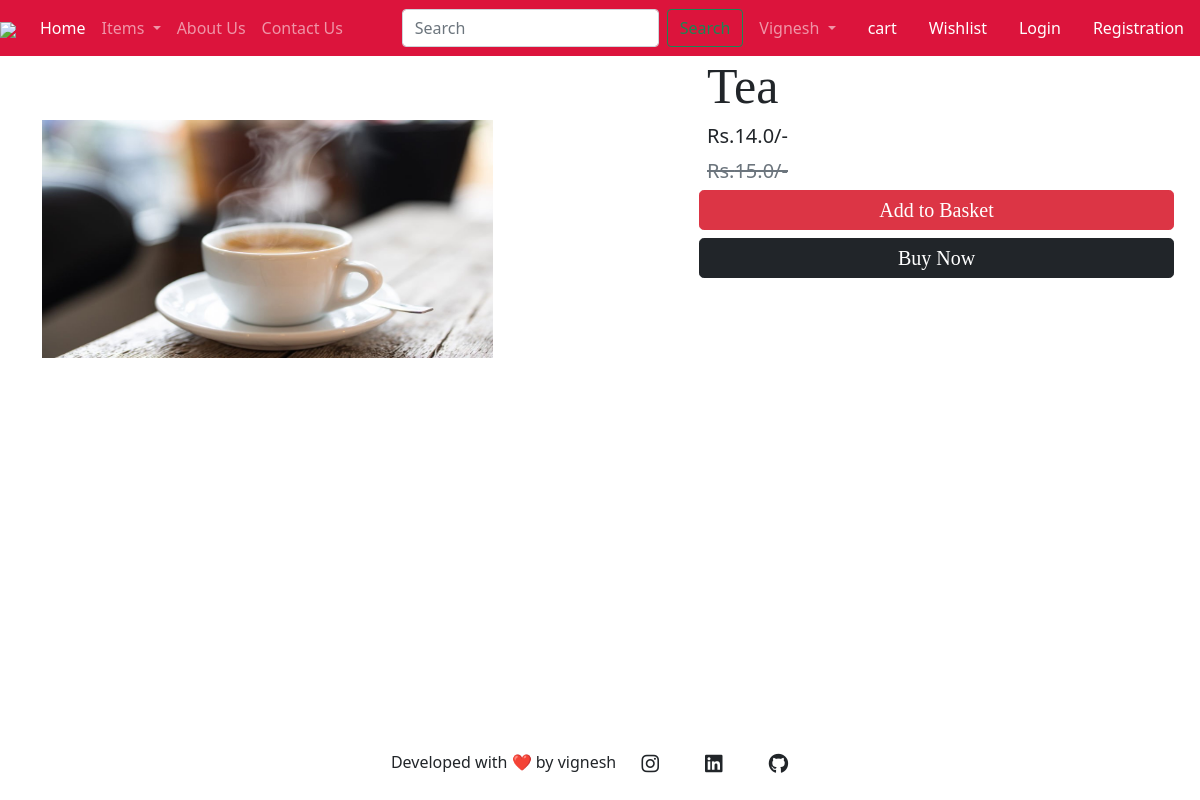
Screenshot of /product-detail/1 with the database file from the repository.
### app/models.py (models this page shows, shortened)
class Product(models.Model):
    title=models.CharField(max_length=100)
    selling_price=models.FloatField()
    discounted_price=models.FloatField()
    description =models.TextField()
    composition=models.TextField(default='')
    prodapp=models.TextField(default='')
    category=models.CharField(choices=CATEGORY_CHOICES,max_length=2)
    product_image=models.ImageField(upload_to='product')

### app/views.py (the view)
# urls.py: path("product-detail/<int:pk>", views.ProductDetail.as_view(),name="product-detail"),
class ProductDetail(View):
    def get(self,request,pk):
        product = Product.objects.get(pk=pk)
        return render(request,"app/productdetail.html",locals())

### app/templates/app/productdetail.html (shortened to what this page needs)
{% extends 'app/base.html' %}
{% load static %}
{% block main-content%}
    <div class="container">
        <div class="row flex justify-content-between">
            <div class="img2 col-lg-5 mt-5" >
                <img src="{{product.product_image.url}}" class="image col-xs-6
                col-sm-12 col-lg-12 mt-3 text-sm-center w-100 h-75" alt="">
            </div>
            <div class="productdetail col-lg-5">
                <h1 style="font-family: Georgia; font-size:50px;">{{product.title}}</h1>
                <h5>Rs.{{product.discounted_price}}/-</h5>
                <small class="text-decoration-line-through text-muted fs-5"><del>Rs.{{product.selling_price}}/-</small></del>
                <div class="button row flex" style="font-family: Rajdhani;">
                    <button type="submit" class="d-grid gap-2 btn1 btn btn-danger
                    p-1 m-1 btn-lg text-decoration-none text-white">Add to Basket</button>
                <div class=" btn btn-dark p-1 m-1 btn-lg"><a href="#"
                    class="text-decoration-none text-white">Buy Now</a></div>
                </div>
            </div>
   </div>
</div>
{% endblock main-content%}

### rows the page displays
Product: product_image (picture), title "Tea", discounted_price "14.0", selling_price "15.0"
